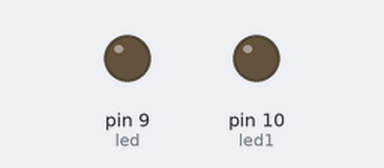
A sketch run on a simulated Arduino Uno, built with avr-gcc and run on an emulated ATmega328P. Parts: output pins drawn as LEDs (lit = HIGH).

Above: at 0.15 s.
At 6.15 s:
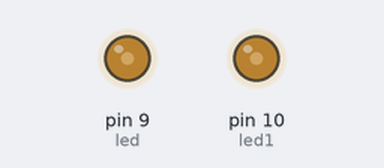
At 18.75 s:
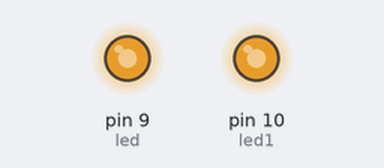
At 39.75 s:
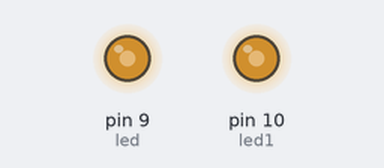
Timing chart, 0 to 40.0 s (numbered marks = the images above):
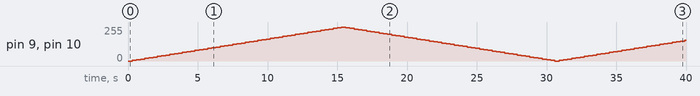

The sketch:

lab_1_arduino.ino
```cpp
  int led1 = 10;
  int led = 9 ;
  int brightness = 0;
  int fadeAmount = 5;
  // put your setup code here, to run once:
  void setup()
  {

    // declare pin 9 and 10 to be an output
    pinMode(led,OUTPUT);
    pinMode(led1,OUTPUT);
}

void loop() {
  // put your main code here, to run repeatedly:
  //set the brightness of pin 9
  analogWrite ( led , brightness );
  analogWrite ( led1 , brightness);
  //change the brightness for the next time through the loop:
  brightness=brightness+fadeAmount;
  //reverse the direction at the end of fade:
  if ( brightness==0||brightness==255){
    fadeAmount=-fadeAmount;
  }
  //wait for 30ms to see the dimming effect
  delay(300);

  }
```

Measured:
- by itself, pin 9 (led), pin 10 (led1): 0/255 → 5/255 at 0.30 s, → 10/255 0.30 s later, → 15/255 0.30 s later, → 20/255 0.30 s later, … (133 changes in this stretch)
